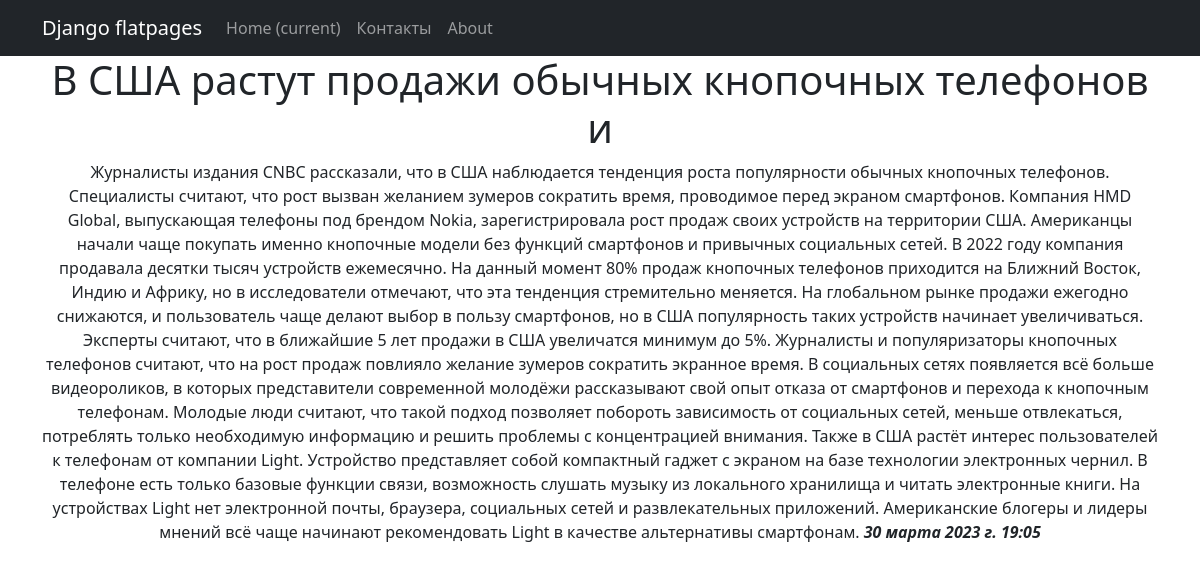
Screenshot of /news/1 with the database file from the repository.
### news/models.py (models this page shows, shortened)
class News(models.Model):
    name = models.CharField(max_length=100, unique=True, )
    description = models.TextField()
    date = models.DateTimeField(auto_now_add=True)
    category = models.ForeignKey(
        to = 'Category',
        on_delete = models.CASCADE,
        related_name = 'news'
    )

### news/views.py (the view)
# urls.py: path('<int:pk>', PostDetail.as_view()),
class PostDetail(DetailView):
    model = News
    template_name = 'post.html'
    context_object_name = 'post'

### news/templatetags/custom_filters.py (called while the page is built)
@register.filter()
def censor(value):
    for word in ban_words:
        value = value.replace(word[1:], len(word[1:])*'*')
    return value

### templates/post.html (shortened to what this page needs)
{% extends 'flatpages/default.html' %}
{% load custom_filters %}
{% block content %}
	<h1>{{ post.name|censor }}</h1>
	<td>{{ post.description|censor }}</td>
	<td><b><i>{{ post.date }}</i></b></td>
{% endblock content %}

### rows the page displays
News: name|censor "В США растут продажи обычных кнопочных телефонов и", description|censor "Журналисты издания CNBC рассказали, что в США наблюдается тенденция роста популярности обычных кнопочных телефонов. Специалисты считают, что рост вызван желанием зумеров сократить время, проводимое перед экраном смартфонов. Компания HMD Global, выпускающая телефоны под брендом Nokia, зарегистрировала рост продаж своих устройств на территории США. Американцы начали чаще покупать именно кнопочные модели без функций смартфонов и привычных социальных сетей. В 2022 году компания продавала десятки тысяч устройств ежемесячно. На данный момент 80% продаж кнопочных телефонов приходится на Ближний Восток, Индию и Африку, но в исследователи отмечают, что эта тенденция стремительно меняется. На…", date "30 марта 2023 г. 19:05"
